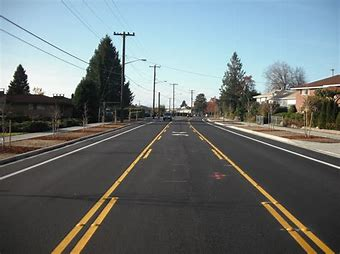
#> input picture Projects/Lane Detector/lane.jpg, 340 x 254 px
$ python lane_detector.py
#> lines starting #> are read from the running program, lines starting #| are printed output that depends on the picture; after the words box and inside, x2 and y2 are one past the last pixel; in counts of white or black regions, pixels touching at a corner belong together
import cv2
import numpy as np
from matplotlib import pyplot as plt
img = cv2.imread('lane.jpg')
#> img is the input picture: shape (254, 340, 3); mean B, G, R 118, 117.4, 108.7
img = cv2.cvtColor(img,cv2.COLOR_BGR2RGB)
print(img.shape)
#| (254, 340, 3)
h = img.shape[0]
#> h = 254
w = img.shape[1]
#> w = 340
region_of_interest_vertices = [
    (0,h),
    (w,h),
    (180,h/2.5)
]
#> region_of_interest_vertices = [(0, 254), (340, 254), (180, 101.6)]

def region_of_interest(img,vertices):
    mask = np.zeros_like(img)
    #channel_count = img.shape[2]
    match_color = 255
    cv2.fillPoly(mask,vertices,match_color)
    masked_image = cv2.bitwise_and(img,mask)
    return masked_image

def drawline(img,lines):
    img = np.copy(img)
    blank_image = np.zeros((img.shape[0],img.shape[1],3), dtype = np.uint8)
    for line in lines:
       for x1,y1,x2,y2 in line:
          cv2.line(blank_image,(x1,y1),(x2,y2),(0,255,0),thickness=1)
    img = cv2.addWeighted(img,0.8,blank_image,1,0.0)
    return img
#cropped_image = region_of_interest(img,np.array([region_of_interest_vertices],np.int32))
gray_image = cv2.cvtColor(img,cv2.COLOR_RGB2GRAY)
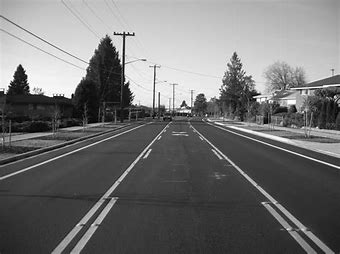
#> gray_image: shape (254, 340); min 0, max 255, mean 114.9
canny_image = cv2.Canny(gray_image,100,200)
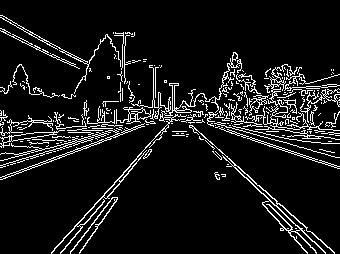
#> canny_image: shape (254, 340); 9.1% white in thin lines or dots
cropped_image = region_of_interest(canny_image,np.array([region_of_interest_vertices],np.int32))
#> in region_of_interest, `cv2.fillPoly(mask,vertices,match_color)`:
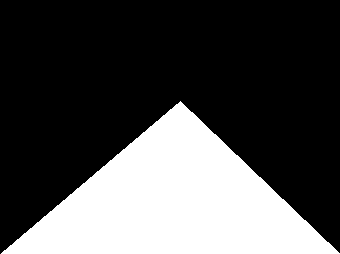
#> mask: shape (254, 340); 30.1% white; 1 white region, box (x1, y1, x2, y2) and area: (1, 101, 340, 254) 26027
#> in region_of_interest, `masked_image = cv2.bitwise_and(img,mask)`:
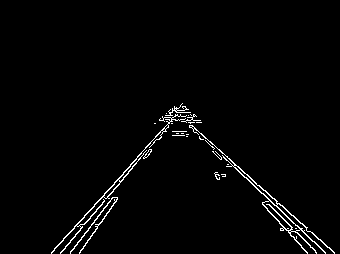
#> masked_image: shape (254, 340); 2% white in thin lines or dots, all inside (x1, y1, x2, y2) = (51, 103, 335, 254)
lines = cv2.HoughLinesP(cropped_image,rho=6,theta=np.pi/60,threshold=120,lines=np.array([]),minLineLength=40,maxLineGap=25)
#> lines = 19 rows, first 6: [176, 107, 299, 230], [82, 224, 186, 109], [174, 107, 268, 201], [78, 226, 115, 181], [108, 198, 174, 108], [219, 149, 293, 231]
image_with_lines = drawline(img,lines)
#> the loop in drawline, `for line in lines:` made 19 passes
#> line on passes 1 to 12: [[176, 107, 299, 230]], [[82, 224, 186, 109]], [[174, 107, 268, 201]], [[78, 226, 115, 181]], [[108, 198, 174, 108]], [[219, 149, 293, 231]], [[168, 111, 265, 190]], [[143, 158, 174, 110]], [[260, 192, 334, 252]], [[70, 253, 108, 202]], [[80, 250, 117, 199]], [[51, 253, 178, 112]]
#> after the loop in drawline, `for line in lines:`:
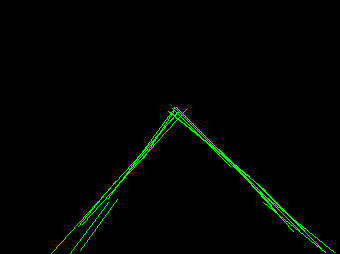
#> blank_image: shape (254, 340, 3); mean of channels 0, 1, 2 0, 3.8, 0; drawn as B, G, R
#> in drawline, `img = cv2.addWeighted(img,0.8,blank_image,1,0.0)`:
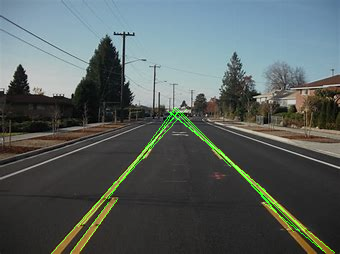
#> img: shape (254, 340, 3); mean R, G, B 87, 96.3, 94.4
plt.imshow(image_with_lines)
plt.show()
